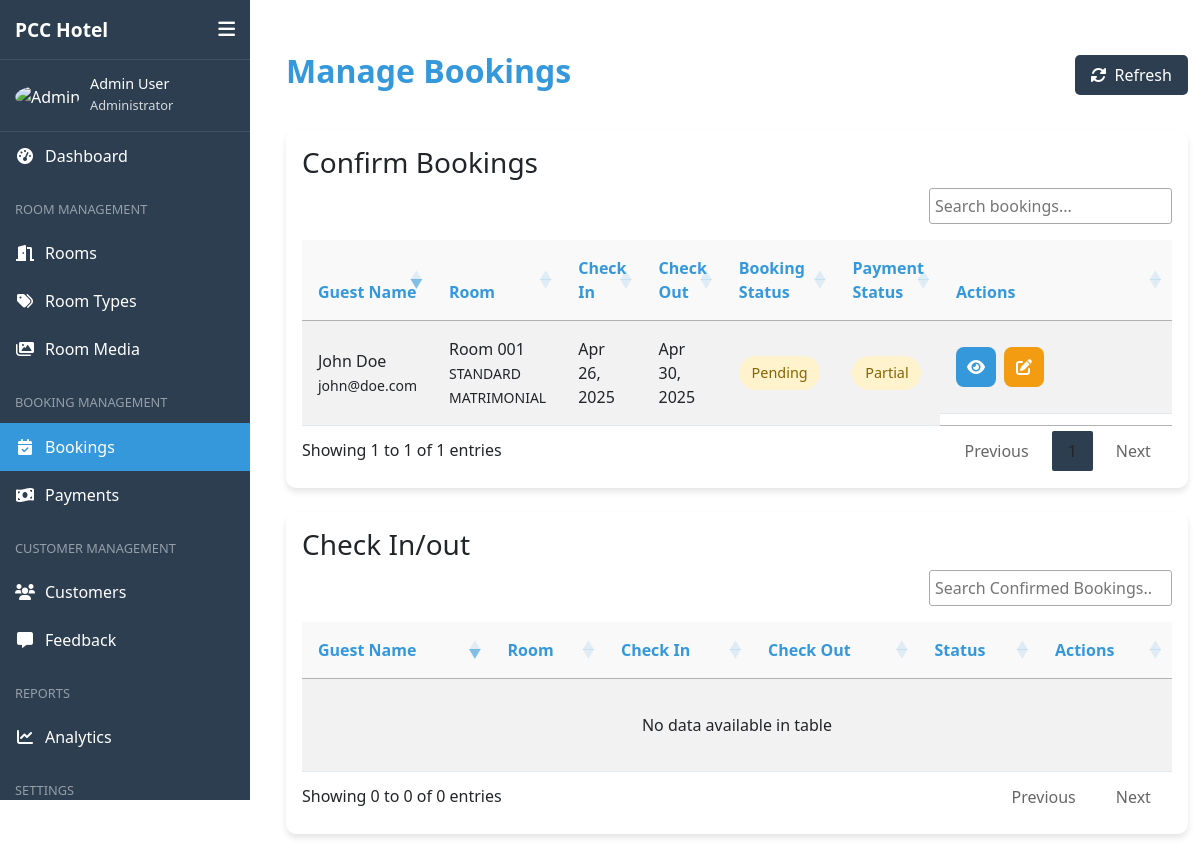
The app's page /admin/pages/manage_bookings.php with its own data.
### tables this page shows
CREATE TABLE IF NOT EXISTS `bookings` (
  `booking_id` int NOT NULL AUTO_INCREMENT,
  `user_id` int NOT NULL,
  `room_id` int NOT NULL,
  `check_in_date` date NOT NULL,
  `check_out_date` date NOT NULL,
  `booking_date` timestamp NULL DEFAULT CURRENT_TIMESTAMP,
  `guests_count` int NOT NULL,
  `total_price` decimal(10,2) NOT NULL,
  `special_requests` text,
  `booking_status` enum('pending','confirmed','checked_in','checked_out','cancelled') DEFAULT 'pending',
  `payment_status` set('pending','paid','partial') DEFAULT 'pending',
  `booking_source` varchar(50) DEFAULT 'website',
  PRIMARY KEY (`booking_id`),
  KEY `user_id` (`user_id`),
  KEY `room_id` (`room_id`)
);

CREATE TABLE IF NOT EXISTS `users` (
  `user_id` int NOT NULL AUTO_INCREMENT,
  `username` varchar(50) NOT NULL,
  `email` varchar(100) NOT NULL,
  `password` varchar(255) NOT NULL,
  `first_name` varchar(50) NOT NULL,
  `last_name` varchar(50) NOT NULL,
  `phone_number` varchar(20) DEFAULT NULL,
  `user_type` enum('admin','customer') NOT NULL DEFAULT 'customer',
  `profile_image` varchar(255) DEFAULT NULL,
  `created_at` timestamp NULL DEFAULT CURRENT_TIMESTAMP,
  `updated_at` timestamp NULL DEFAULT CURRENT_TIMESTAMP ON UPDATE CURRENT_TIMESTAMP,
  `last_login` timestamp NULL DEFAULT NULL,
  PRIMARY KEY (`user_id`),
  UNIQUE KEY `email` (`email`)
);

CREATE TABLE IF NOT EXISTS `rooms` (
  `room_id` int NOT NULL AUTO_INCREMENT,
  `room_number` varchar(20) NOT NULL,
  `room_type_id` int NOT NULL,
  `description` text,
  `status` enum('available','occupied','maintenance','reserved') NOT NULL DEFAULT 'available',
  `is_active` tinyint(1) DEFAULT '1',
  PRIMARY KEY (`room_id`),
  UNIQUE KEY `room_number` (`room_number`),
  KEY `room_type_id` (`room_type_id`)
);

CREATE TABLE IF NOT EXISTS `room_types` (
  `room_type_id` int NOT NULL AUTO_INCREMENT,
  `type_name` varchar(50) NOT NULL,
  `description` text,
  `floor_type` int NOT NULL,
  `base_price` decimal(10,2) NOT NULL,
  `capacity` int NOT NULL,
  `amenities` text,
  PRIMARY KEY (`room_type_id`)
);

### admin/api/bookings/get_booking_table.php (called while the page is built)
<?php
$query = "SELECT b.*, r.room_number, rt.type_name, u.first_name, u.last_name, u.email FROM bookings b JOIN rooms r ON b.room_id = r.room_id JOIN room_types rt ON r.room_type_id = rt.room_type_id JOIN users u ON b.user_id = u.user_id WHERE b.booking_status NOT IN ('confirmed', 'checked_in', 'checked_out', 'cancelled')";
$stmt = $conn->prepare($query);
$stmt->execute();
$result = $stmt->get_result();
$bookings = $result->fetch_all(MYSQLI_ASSOC);

### admin/pages/manage_bookings.php (the view, shortened to what this page needs)
<?php
require_once '../../config/db.php';
require_once '../api/bookings/get_booking_table.php';
?>
<!DOCTYPE html>
<html lang="en">
<link rel="stylesheet" href="../css/manage_bookings.css">
<?php include_once '../includes/head.php'; ?>
<body>
    <?php include_once '../includes/sidebar.php'; ?>
    <div class="main-content">
        <div class="bookings-container">
            <div class="bookings-header">
                <h1>Manage Bookings</h1>
                <div class="header-actions">
                    <button class="refresh-btn" id="refreshTable">
                        <i class="fas fa-sync-alt"></i> Refresh
                    </button>
                </div>
            </div>
            <div class="bookings-table-container mb-4">
                <h3>Confirm Bookings</h3>
                <table id="bookingsTable" class="table table-striped" width="100%">
                    <thead>
                        <tr>
                            <th>Guest Name</th>
                            <th>Room</th>
                            <th>Check In</th>
                            <th>Check Out</th>
                            <th>Booking Status</th>
                            <th>Payment Status</th>
                            <th>Actions</th>
                        </tr>
                    </thead>
                    <tbody>
                        <?php foreach ($bookings as $booking): ?>
                            <tr>
                                <td>
                                    <?php echo $booking['first_name'] . ' ' . $booking['last_name']; ?>
                                    <br>
                                    <small><?php echo $booking['email']; ?></small>
                                </td>
                                <td>
                                    Room <?php echo $booking['room_number']; ?>
                                    <br>
                                    <small><?php echo $booking['type_name']; ?></small>
                                </td>
                                <td><?php echo date('M d, Y', strtotime($booking['check_in_date'])); ?></td>
                                <td><?php echo date('M d, Y', strtotime($booking['check_out_date'])); ?></td>
                                <td>
                                    <span class="status-badge <?php echo strtolower($booking['booking_status']); ?>">
                                        <?php echo ucfirst($booking['booking_status']); ?>
                                    </span>
                                </td>
                                <td>
                                    <span class="status-badge <?php echo strtolower($booking['payment_status']) === 'paid' ? 'confirmed' : 'pending'; ?>">
                                        <?php echo ucfirst($booking['payment_status']); ?>
                                    </span>
                                </td>
                                <td class="actions">
                                    <button class="action-btn view-btn"
                                        data-booking-id="<?php echo $booking['booking_id']; ?>">
                                        <i class="fas fa-eye"></i>
                                    </button>
                                    <button class="action-btn edit-btn"
                                        data-booking-id="<?php echo $booking['booking_id']; ?>">
                                        <i class="fas fa-edit"></i>
                                    </button>
                                </td>
                            </tr>
                        <?php endforeach; ?>
                    </tbody>
                </table>
            </div>
            <div class="bookings-table-container">
                <h3>Check In/out</h3>
                <table id="checkInOutTable" class="table table-striped" width="100%">
                    <thead>
                        <tr>
                            <th>Guest Name</th>
                            <th>Room</th>
                            <th>Check In</th>
                            <th>Check Out</th>
                            <th>Status</th>
                            <th>Actions</th>
                        </tr>
                    </thead>
                    <tbody>
                    </tbody>
                </table>
            </div>
</body>
</html>

### admin/css/manage_bookings.css (style rules this page uses)
:root { --primary-color: #9c8145; --secondary-color: #2c2c2c; --accent-color: #d4af37; --text-color: #333; --light-bg: #f9f9f9; --success-color: #38a169; --warning-color: #ecc94b; --danger-color: #e53e3e; --info-color: #4299e1; }
.bookings-container { max-width: 1400px; margin: 2rem auto; padding: 0 1rem; }
.bookings-header { display: flex; justify-content: space-between; align-items: center; margin-bottom: 2rem; }
.bookings-header h1 { color: var(--secondary-color); font-size: 2rem; font-weight: 600; }
.header-actions { display: flex; gap: 1rem; }
.refresh-btn { background: var(--primary-color); color: white; border: none; padding: 0.5rem 1rem; border-radius: 5px; cursor: pointer; display: flex; align-items: center; gap: 0.5rem; transition: all 0.3s ease; }
.bookings-table-container { background: white; border-radius: 10px; box-shadow: 0 4px 6px rgba(0, 0, 0, 0.1); padding: 1rem; overflow-x: auto; }
#bookingsTable, #checkInOutTable { width: 100%; border-collapse: collapse; }
#bookingsTable thead th, #checkInOutTable thead th { background: var(--light-bg); color: var(--secondary-color); padding: 1rem; text-align: left; font-weight: 600; }
#bookingsTable tbody td, #checkInOutTable tbody td { padding: 1rem; border-bottom: 1px solid #e2e8f0; vertical-align: middle; }
.status-badge { display: inline-block; padding: 0.4rem 0.8rem; border-radius: 20px; font-size: 0.9rem; font-weight: 500; }
.status-badge.pending { background: #fff3cd; color: #856404; }
.actions { display: flex; gap: 0.5rem; align-items: center; justify-content: flex-start; padding: 0.5rem; height: 100%; }
.action-btn { width: 40px; height: 40px; border: none; border-radius: 8px; cursor: pointer; display: flex; align-items: center; justify-content: center; transition: all 0.3s ease; }
.view-btn { background: #3498db; color: white; }
.edit-btn { background: #f39c12; color: white; }
.action-btn i { font-size: 1rem; }
#bookingsTable td, #checkInOutTable td { height: 60px; vertical-align: middle; padding: 0.5rem; }
#bookingsTable td.actions, #checkInOutTable td.actions { min-width: 200px; }

### admin/css/style.css (style rules this page uses)
:root { --primary-color: #2c3e50; --secondary-color: #3498db; --accent-color: #e74c3c; --light-color: #ecf0f1; --dark-color: #2c3e50; --success-color: #2ecc71; --warning-color: #f39c12; --danger-color: #e74c3c; --sidebar-width: 250px; --sidebar-collapsed-width: 70px; --header-height: 60px; }
body { font-family: 'Segoe UI', Tahoma, Geneva, Verdana, sans-serif; background-color: #f5f7fa; margin: 0; padding: 0; display: flex; min-height: 100vh; }
.main-content { flex: 1; margin-left: var(--sidebar-width); padding: 20px; transition: all 0.3s ease; }

### records on screen
bookings: user.first_name "John", user.last_name "Doe", user.email "john@doe.com", room.room_number "001", room_types.type_name "STANDARD MATRIMONIAL", check_in_date "Apr 26, 2025", check_out_date "Apr 30, 2025", booking_status "Pending", payment_status "Partial"
